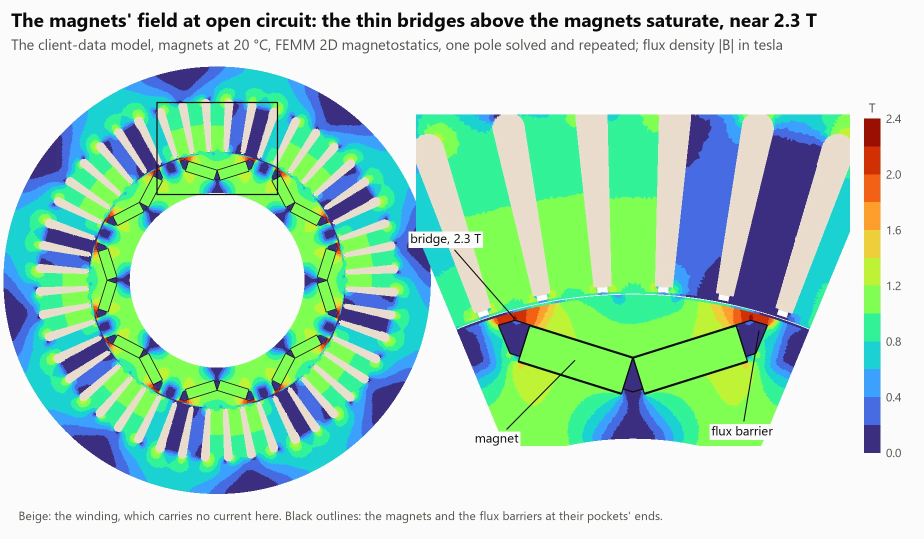
#> input picture site/v2/fig_motor_field.webp, 1848 x 1078 px (shown at 1/2 size)
$ python cut_motor_field.py
#> lines starting #> are read from the running program, lines starting #| are printed output that depends on the picture; after the words box and inside, x2 and y2 are one past the last pixel; in counts of white or black regions, pixels touching at a corner belong together
"""Cut the round field map out of the motor's published figure, on a transparent background, for mock-up B's hero.

A mock-up shortcut: it only crops and masks site/v2/fig_motor_field.webp, so it shows nothing the figure doesn't.
In the real build, scripts/make_field_map.py should export this view itself.
"""
from pathlib import Path

import numpy as np
from PIL import Image, ImageDraw

HERE = Path(__file__).resolve().parent
im = Image.open(HERE.parent / "v2" / "fig_motor_field.webp").convert("RGB")
#> im is the input picture: PIL image 1848x1078 RGB; mean R, G, B 177.7, 219.4, 200
a = np.asarray(im).astype(int)
h, w, _ = a.shape
#> h = 1078; w = 1848
# the stator's coloured disc: saturated pixels in the left half of the figure
sat = (a.max(axis=2) - a.min(axis=2)) > 60
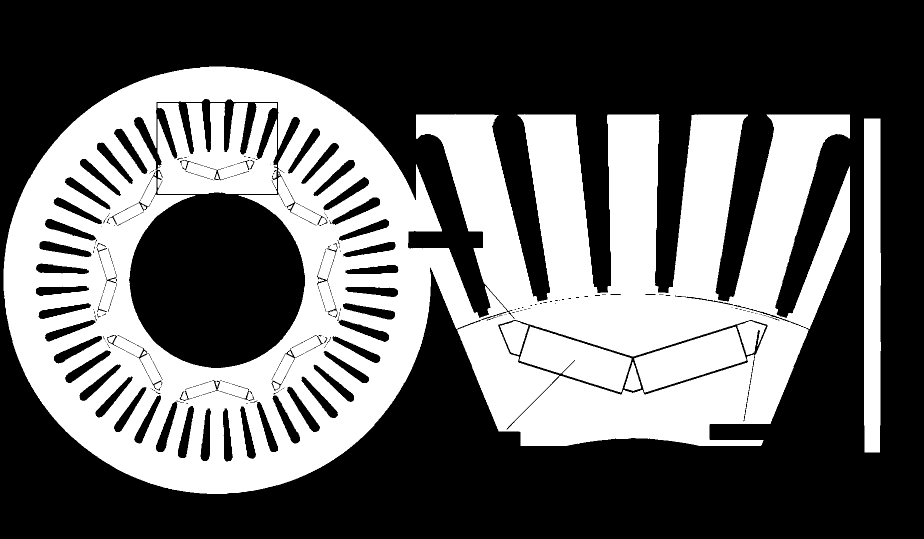
#> sat: shape (1078, 1848) bool (shown at 1/2 size); 40% white; 10 white regions (1 under 20 px), largest, box (x1, y1, x2, y2) and area: (7, 133, 1700, 988) 704257, (315, 206, 554, 388) 34119, (1728, 237, 1762, 905) 22019
sat[:, w // 2:] = False
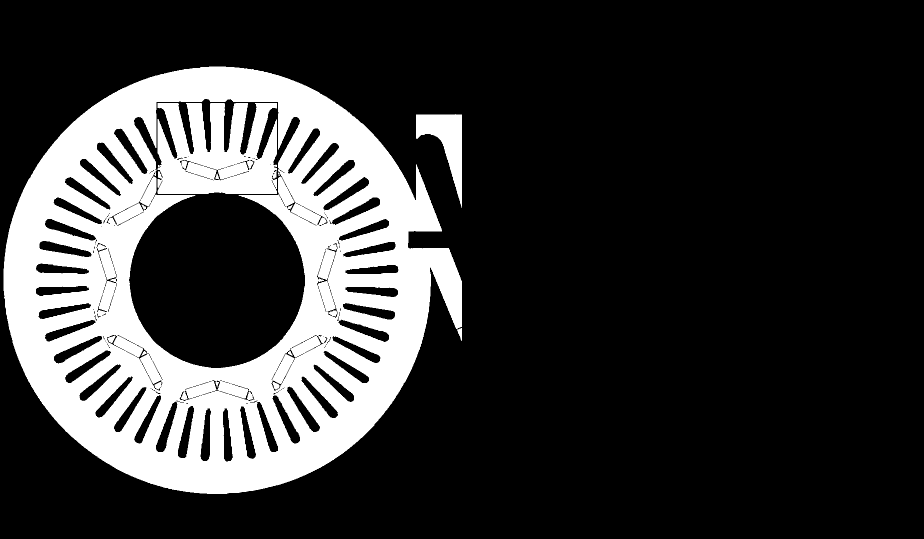
#> sat: shape (1078, 1848) bool (shown at 1/2 size); 21.1% white; 5 white regions (1 under 20 px), largest, box (x1, y1, x2, y2) and area: (7, 133, 924, 988) 378239, (315, 206, 554, 388) 34119, (832, 228, 924, 416) 7113, (431, 347, 438, 358) 50
cols = np.where(sat.sum(axis=0) > 0.02 * h)[0]
#> cols = 917 values from 7 to 923
rows = np.where(sat.sum(axis=1) > 0.02 * w)[0]
#> rows = 854 values from 134 to 987
x0, x1, y0, y1 = cols.min(), cols.max(), rows.min(), rows.max()
#> x0 = 7; x1 = 923; y0 = 134; y1 = 987
# the enlarged pole beside it reaches into the left half, so the width is no guide: take the diameter from the
# height and the centre from the disc's left edge, then check the disc's right edge is where that puts it
r = (y1 - y0) / 2
#> r = 426.5
cx, cy = x0 + r, (y0 + y1) / 2
#> cx = 433.5; cy = 560.5
top = int(np.argmax(sat[:, int(cx)]))             # the disc's top, on the centre's column
#> top = 133
left = int(np.argmax(sat[int(cy), :]))            # and its left edge, on the centre's row
#> left = 7
edge = int(np.argmax(sat[int(cy - 0.7071 * r) + 6, :]))   # a third point, on the 45 degree chord
#> edge = 126
assert abs(top - y0) < 0.02 * r and abs(left - x0) < 0.02 * r, ("not a disc", x0, left, y0, top)
assert abs(edge - (cx - 0.7071 * r)) < 0.03 * r, ("not a disc", edge, cx - 0.7071 * r)
box = tuple(int(v) for v in (cx - r, cy - r, cx + r, cy + r))
#> box = (7, 134, 860, 987)
cut = im.crop(box).convert("RGBA")
mask = Image.new("L", cut.size, 0)
#> mask: PIL image 853x853 L; every value is 0
ImageDraw.Draw(mask).ellipse((2, 2, cut.size[0] - 3, cut.size[1] - 3), fill=255)
#> mask: PIL image 853x853 L; 77.8% white; 1 black region, box (x1, y1, x2, y2) and area: (0, 0, 853, 853) 161600
c = np.asarray(cut).astype(int)
yy, xx = np.mgrid[:c.shape[0], :c.shape[1]]
# a label's white box overlaps the disc's rim. The figure is one pole solved and repeated, so the field a quarter
# turn away is the same field: fill the box from there
box_px = (c[:, :, :3].min(axis=2) > 236) & (np.hypot(xx - r, yy - r) > 0.8 * r) & (np.asarray(mask) > 0)
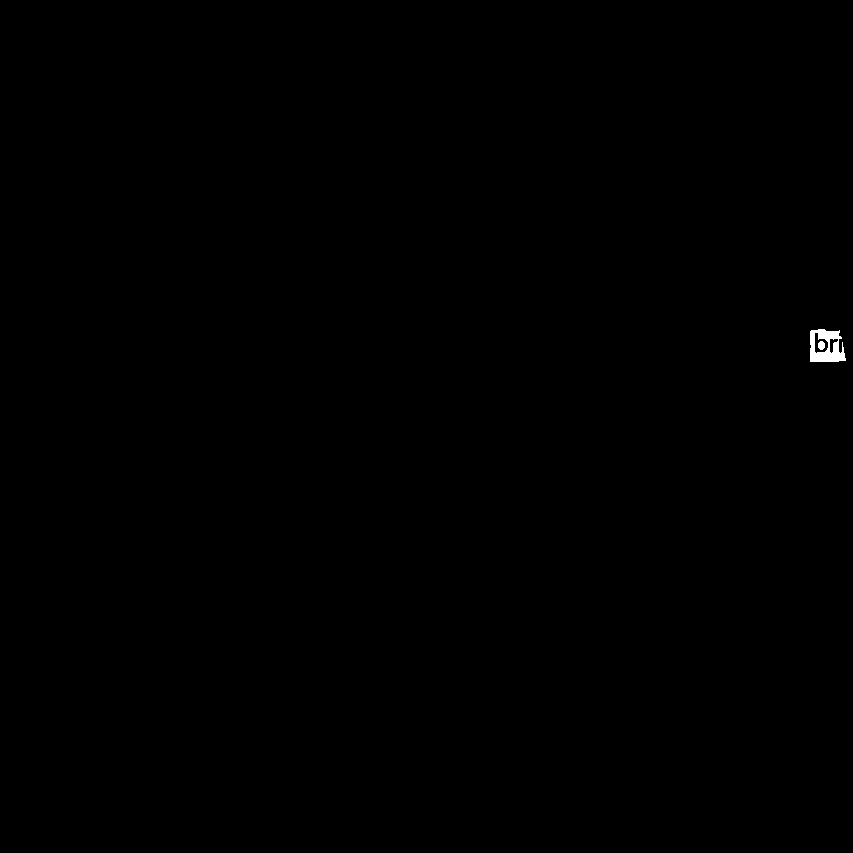
#> box_px: shape (853, 853) bool; 0.11% white; 2 white regions, box (x1, y1, x2, y2) and area: (810, 329, 846, 362) 771, (818, 341, 825, 350) 51
if box_px.any():
    by, bx = np.where(box_px)
#> by = 822 values from 329 to 361; bx = 822 values, max 845 at index 720, min 810 at index 23, mean 825.8
    sl = (slice(max(by.min() - 4, 0), by.max() + 5), slice(max(bx.min() - 4, 0), bx.max() + 5))
    assert cut.size[0] == cut.size[1]
    turned = np.rot90(np.asarray(cut))
    inside = np.asarray(mask)[sl] > 0             # past the rim both are paper, and the mask drops it anyway
#> inside: shape (41, 44) bool; 84.1% white; 1 black region, box (x1, y1, x2, y2) and area: (33, 0, 44, 41) 286
    assert (turned[sl][:, :, :3].min(axis=2) <= 236)[inside].all(), "the quarter-turn patch has a label in it too"
    patched = np.asarray(cut).copy()
    patched[sl] = turned[sl]
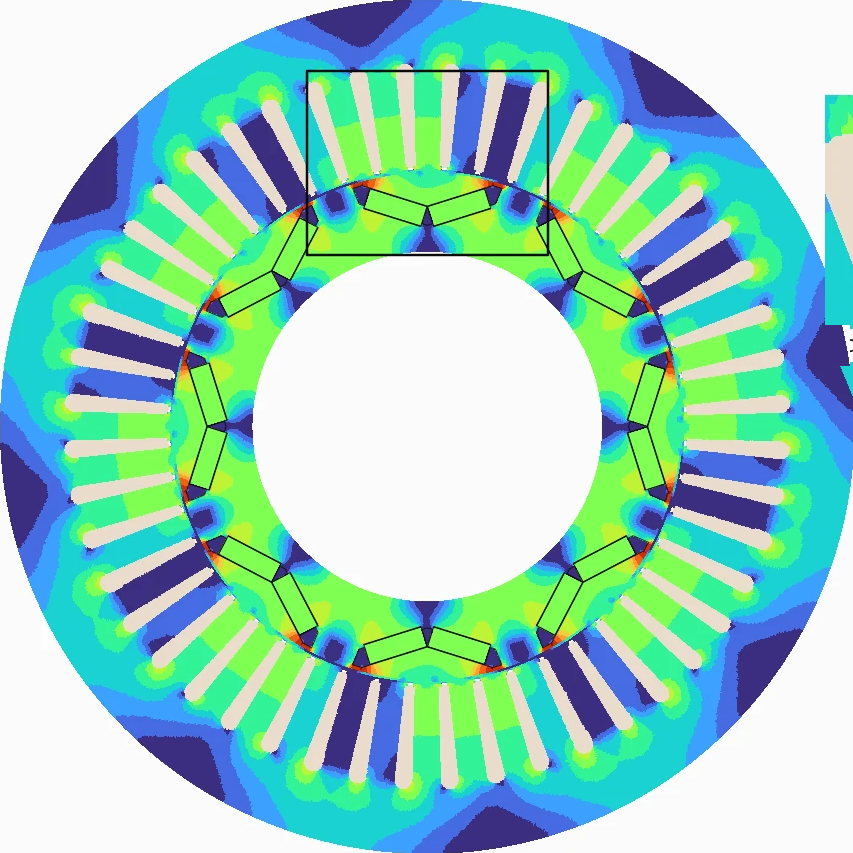
#> patched: shape (853, 853, 4); mean R, G, B, A 148.1, 210, 193.8, 255
    cut = Image.fromarray(patched)
    c = patched.astype(int)
# the shaft bore is drawn in the figure's paper colour: make it see-through
bore = (c[:, :, :3].min(axis=2) > 236) & (np.hypot(xx - r, yy - r) < 0.5 * r)
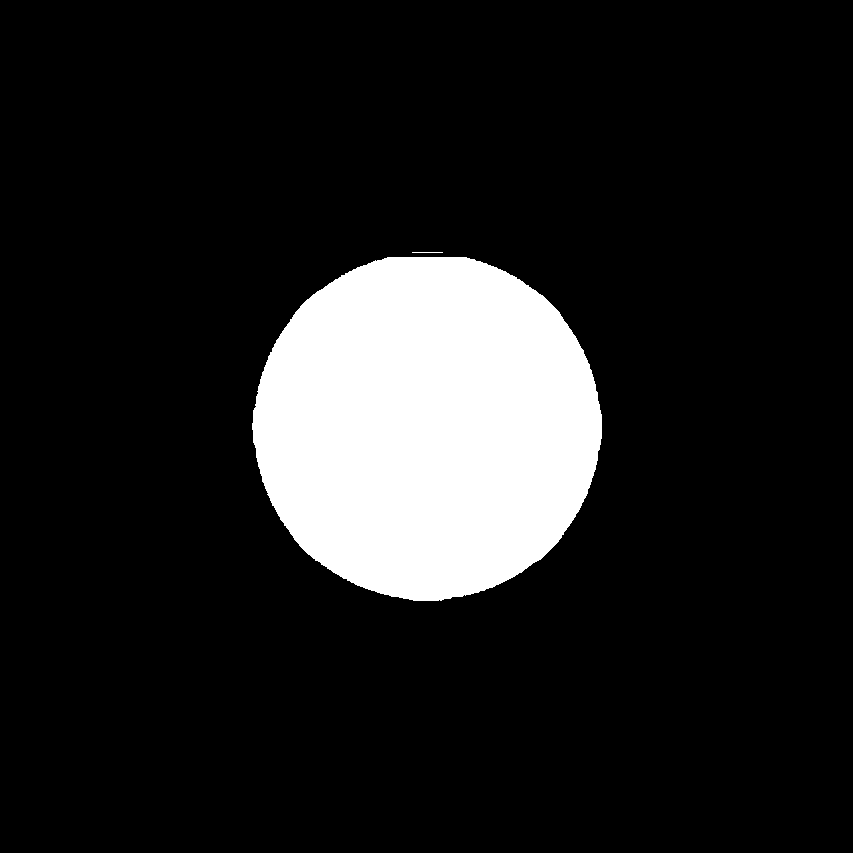
#> bore: shape (853, 853) bool; 13% white; 2 white regions, box (x1, y1, x2, y2) and area: (252, 257, 602, 601) 94579, (412, 252, 443, 253) 31
m = np.asarray(mask).copy()
m[bore] = 0
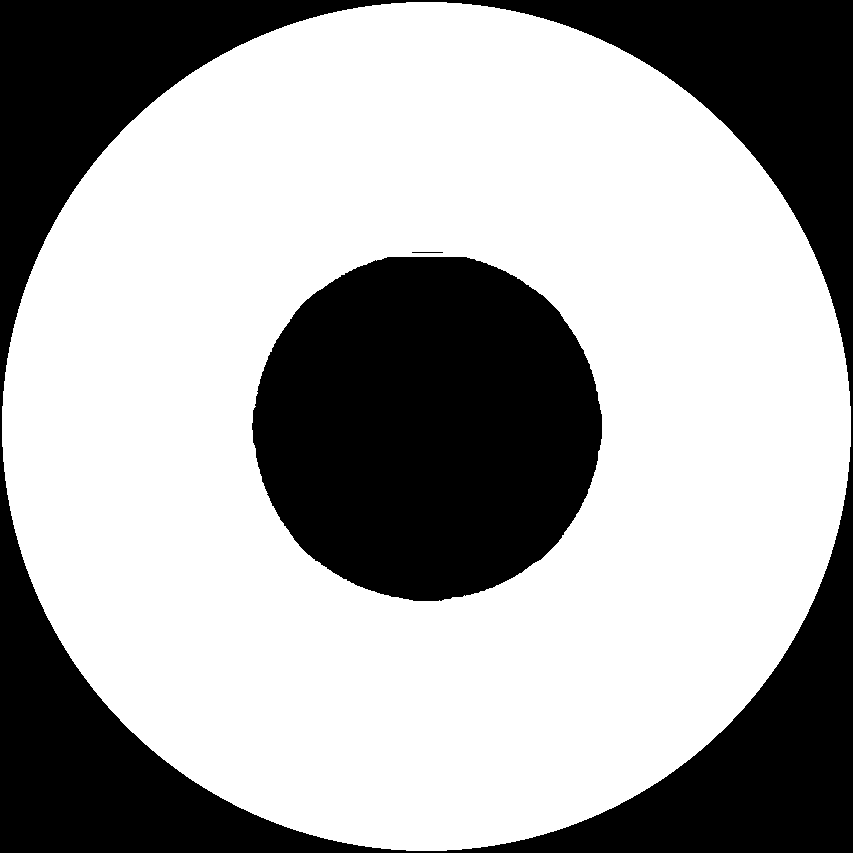
#> m: shape (853, 853); 64.8% white; 3 black regions, box (x1, y1, x2, y2) and area: (0, 0, 853, 853) 161600, (252, 257, 602, 601) 94579, (412, 252, 443, 253) 31
cut.putalpha(Image.fromarray(m))
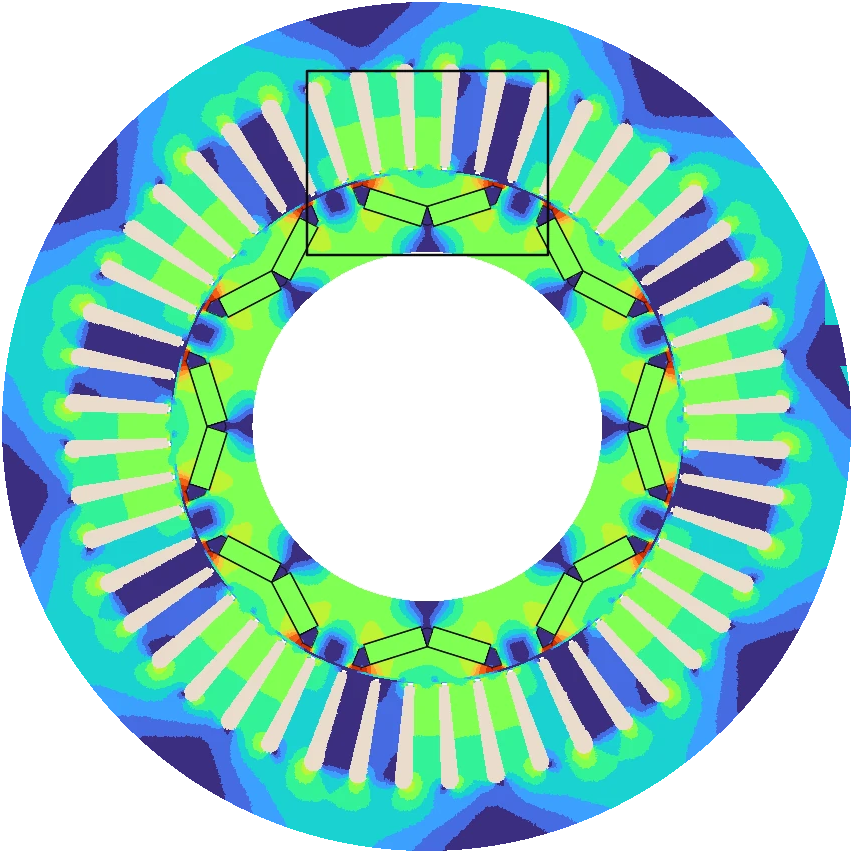
#> cut: PIL image 853x853 RGBA; mean R, G, B, A 148.1, 210, 193.8, 165.2; transparent parts drawn white
(HERE / "img").mkdir(exist_ok=True)
cut.save(HERE / "img" / "motor_field_cut.webp", quality=92)
print("disc", box, "->", cut.size)
#| disc (7, 134, 860, 987) -> (853, 853)
